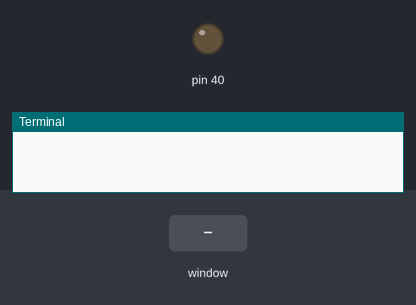
Bench run of a program on a simulated Raspberry Pi (header pin numbers). On the bench: output pins drawn as LEDs (lit = HIGH), the last lines printed to the terminal. The inputs (shaded band) are chosen by the test bench. The desktop window is not drawn, its controls go by their first labels and the mouse button is held 0.15 s.

Above: at 1.2 s.
1.3 s: control labelled "LED ON" in the window clicked
At 1.7 s:
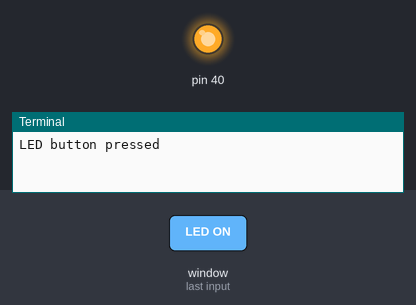
Timing chart, 0 to 4.3 s (numbered marks = the images above; inputs shaded):
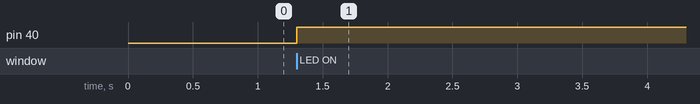

Measured:
- after the input at 1.3 s, pin 40: LOW → HIGH at once

The program:

gui.py
```python
from tkinter import *
import tkinter.font as tkFont
import RPi.GPIO as GPIO

GPIO.setmode(GPIO.BOARD)
GPIO.setup(40, GPIO.OUT)
GPIO.output(40, GPIO.LOW)

win = Tk()

myFont = tkFont.Font(family='Helvetica', size=36, weight='bold')


def ledON():
    print("LED button pressed")
    if GPIO.input(40):
        GPIO.output(40, GPIO.LOW)
        ledButton["text"] = "LED ON"
    else:
        GPIO.output(40, GPIO.HIGH)
        ledButton["text"] = "LED OFF"


def exitProgram():
    print("Exit Button pressed")
    GPIO.cleanup()
    win.quit()


win.title("First GUI")
win.geometry('800x600')

exitButton = Button(win, text="Exit", font=myFont, command=exitProgram, height=2, width=6)
exitButton.pack(side=BOTTOM)

ledButton = Button(win, text="LED ON", font=myFont, command=ledON, height=2, width=8)
ledButton.pack()

mainloop()
```
